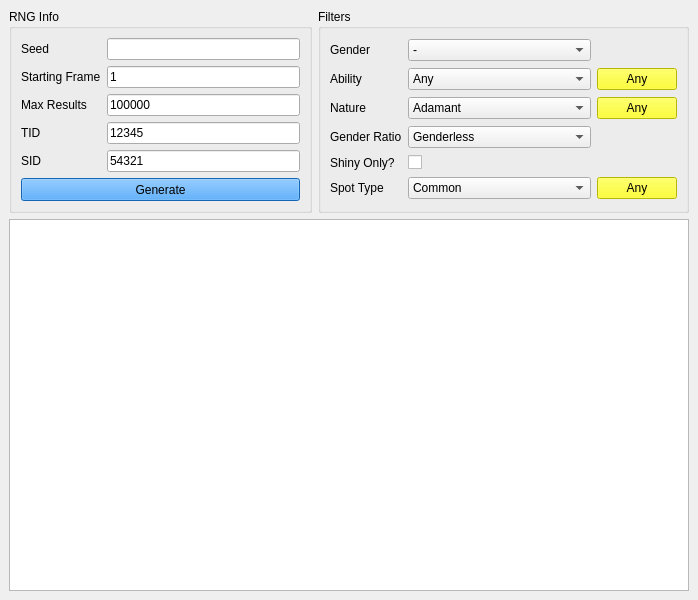
<?xml version="1.0" encoding="UTF-8"?>
<ui version="4.0">
 <class>PokeSpot</class>
 <widget class="QMainWindow" name="PokeSpot">
  <property name="geometry">
   <rect>
    <x>0</x>
    <y>0</y>
    <width>698</width>
    <height>600</height>
   </rect>
  </property>
  <property name="minimumSize">
   <size>
    <width>698</width>
    <height>600</height>
   </size>
  </property>
  <property name="windowTitle">
   <string>PokeSpot</string>
  </property>
  <property name="styleSheet">
   <string notr="true">QCheckBox::indicator {
	border: 2px solid white;
	border-radius: 3px;
	height: 10px;
	width: 10px;
}

QCheckBox::indicator:unchecked {
	background-color: #274050;
}

QCheckBox::indicator:checked {
		background-color: white;
}

QTableView {
	border: 4px solid DodgerBlue;
}

QHeaderView::section {
	border: none;
	background-color: #274050;
	padding-top: 3px;
	padding-bottom: 3px;
	color: white;
}

QLineEdit {
	qproperty-alignment: AlignCenter;
	background-color: #1D303C;
	border:none;
	border-radius: 6px;
	color: white;
}

QGroupBox {
	background-color: #274050;
	border-radius: 10px;
	margin-top: 7px;
	font-family: &quot;Myriad Pro&quot;, Montserrat;
	font-weight: 500;
}

.QGroupBox * {
		font-family: &quot;Myriad Pro&quot;, Montserrat;
		font-weight: 500;
}

QComboBox {
	background-color: #1D303C;
	border: none;
	border-radius: 6px;
	color: white;
	padding-left: 13px;
	combobox-popup: 0;
}

QComboBox QListView{
	color: white;
    background-color: #1D303C;
    border:1px solid black;
}

QComboBox::item:alternate {
    background: #1D303C;
}

QComboBox::item:selected {
    border: 1px solid transparent;
    background: #003941;
}

QComboBox::indicator{
    background-color:transparent;
    selection-background-color:transparent;
    color:transparent;
    selection-color:transparent;
}

QComboBox::editable {
	background-color: #1D303C;
	border: none;
	border-radius: 6px;
	color: white;
}

QComboBox::down-arrow {
	image: url(noimg);
	border-width: 0px;
}

QComboBox::drop-down {
	background: transparent;
	width: 0px;
}

QLabel {
	color: white;
}

QGroupBox::title {
	subcontrol-origin: margin;
	left: 20px;
	padding: 3px 5px 3px 5px;
	background-color: #969F91;
	border-radius: 5px;
}

QPushButton {
	border: none;
	border-radius: 6px;
	color: white;
}s</string>
  </property>
  <widget class="QWidget" name="centralwidget">
   <layout class="QGridLayout" name="gridLayout_3">
    <item row="0" column="0">
     <widget class="QGroupBox" name="groupBox">
      <property name="minimumSize">
       <size>
        <width>0</width>
        <height>180</height>
       </size>
      </property>
      <property name="title">
       <string>RNG Info</string>
      </property>
      <layout class="QGridLayout" name="gridLayout">
       <item row="0" column="0">
        <widget class="QLabel" name="label_2">
         <property name="text">
          <string>Seed</string>
         </property>
        </widget>
       </item>
       <item row="0" column="1">
        <widget class="QTextBox" name="textBoxSeed">
         <property name="maxLength">
          <number>8</number>
         </property>
        </widget>
       </item>
       <item row="1" column="0">
        <widget class="QLabel" name="label_3">
         <property name="text">
          <string>Starting Frame</string>
         </property>
        </widget>
       </item>
       <item row="1" column="1">
        <widget class="QTextBox" name="textBoxStartingFrame">
         <property name="text">
          <string notr="true">1</string>
         </property>
         <property name="maxLength">
          <number>10</number>
         </property>
        </widget>
       </item>
       <item row="2" column="0">
        <widget class="QLabel" name="label_4">
         <property name="text">
          <string>Max Results</string>
         </property>
        </widget>
       </item>
       <item row="2" column="1">
        <widget class="QTextBox" name="textBoxMaxResults">
         <property name="text">
          <string notr="true">100000</string>
         </property>
         <property name="maxLength">
          <number>10</number>
         </property>
        </widget>
       </item>
       <item row="3" column="0">
        <widget class="QLabel" name="label_8">
         <property name="text">
          <string>TID</string>
         </property>
        </widget>
       </item>
       <item row="3" column="1">
        <widget class="QTextBox" name="textBoxTID">
         <property name="text">
          <string notr="true">12345</string>
         </property>
         <property name="maxLength">
          <number>5</number>
         </property>
        </widget>
       </item>
       <item row="4" column="0">
        <widget class="QLabel" name="label_9">
         <property name="text">
          <string>SID</string>
         </property>
        </widget>
       </item>
       <item row="4" column="1">
        <widget class="QTextBox" name="textBoxSID">
         <property name="text">
          <string notr="true">54321</string>
         </property>
         <property name="maxLength">
          <number>5</number>
         </property>
        </widget>
       </item>
       <item row="5" column="0" colspan="2">
        <widget class="QPushButton" name="pushButtonGenerate">
         <property name="minimumSize">
          <size>
           <width>0</width>
           <height>23</height>
          </size>
         </property>
         <property name="styleSheet">
          <string notr="true">QPushButton {
	background-color: DodgerBlue;
}</string>
         </property>
         <property name="text">
          <string>Generate</string>
         </property>
        </widget>
       </item>
      </layout>
     </widget>
    </item>
    <item row="0" column="1">
     <widget class="QGroupBox" name="groupBox_2">
      <property name="minimumSize">
       <size>
        <width>350</width>
        <height>0</height>
       </size>
      </property>
      <property name="title">
       <string>Filters</string>
      </property>
      <layout class="QGridLayout" name="gridLayout_2">
       <item row="0" column="0">
        <widget class="QLabel" name="label_5">
         <property name="text">
          <string>Gender</string>
         </property>
        </widget>
       </item>
       <item row="0" column="1">
        <widget class="QComboBox" name="comboBoxGender">
         <item>
          <property name="text">
           <string notr="true">-</string>
          </property>
         </item>
         <item>
          <property name="text">
           <string notr="true">♂</string>
          </property>
         </item>
         <item>
          <property name="text">
           <string notr="true">♀</string>
          </property>
         </item>
        </widget>
       </item>
       <item row="1" column="0">
        <widget class="QLabel" name="label_6">
         <property name="text">
          <string>Ability</string>
         </property>
        </widget>
       </item>
       <item row="1" column="1">
        <widget class="QComboBox" name="comboBoxAbility">
         <item>
          <property name="text">
           <string>Any</string>
          </property>
         </item>
         <item>
          <property name="text">
           <string notr="true">0</string>
          </property>
         </item>
         <item>
          <property name="text">
           <string notr="true">1</string>
          </property>
         </item>
        </widget>
       </item>
       <item row="1" column="2">
        <widget class="QPushButton" name="pushButtonAnyAbility">
         <property name="styleSheet">
          <string notr="true">QPushButton {
	background-color: yellow;
	color: black;
}</string>
         </property>
         <property name="text">
          <string>Any</string>
         </property>
        </widget>
       </item>
       <item row="2" column="0">
        <widget class="QLabel" name="label_7">
         <property name="text">
          <string>Nature</string>
         </property>
        </widget>
       </item>
       <item row="2" column="1">
        <widget class="QCheckList" name="comboBoxNature">
         <item>
          <property name="text">
           <string>Adamant</string>
          </property>
         </item>
         <item>
          <property name="text">
           <string>Bold</string>
          </property>
         </item>
         <item>
          <property name="text">
           <string>Brave</string>
          </property>
         </item>
         <item>
          <property name="text">
           <string>Calm</string>
          </property>
         </item>
         <item>
          <property name="text">
           <string>Careful</string>
          </property>
         </item>
         <item>
          <property name="text">
           <string>Hasty</string>
          </property>
         </item>
         <item>
          <property name="text">
           <string>Impish</string>
          </property>
         </item>
         <item>
          <property name="text">
           <string>Jolly</string>
          </property>
         </item>
         <item>
          <property name="text">
           <string>Lonely</string>
          </property>
         </item>
         <item>
          <property name="text">
           <string>Mild</string>
          </property>
         </item>
         <item>
          <property name="text">
           <string>Modest</string>
          </property>
         </item>
         <item>
          <property name="text">
           <string>Naive</string>
          </property>
         </item>
         <item>
          <property name="text">
           <string>Naughty</string>
          </property>
         </item>
         <item>
          <property name="text">
           <string>Quiet</string>
          </property>
         </item>
         <item>
          <property name="text">
           <string>Rash</string>
          </property>
         </item>
         <item>
          <property name="text">
           <string>Relaxed</string>
          </property>
         </item>
         <item>
          <property name="text">
           <string>Sassy</string>
          </property>
         </item>
         <item>
          <property name="text">
           <string>Timid</string>
          </property>
         </item>
         <item>
          <property name="text">
           <string>Gentle</string>
          </property>
         </item>
         <item>
          <property name="text">
           <string>Lax</string>
          </property>
         </item>
         <item>
          <property name="text">
           <string>Bashful</string>
          </property>
         </item>
         <item>
          <property name="text">
           <string>Docile</string>
          </property>
         </item>
         <item>
          <property name="text">
           <string>Hardy</string>
          </property>
         </item>
         <item>
          <property name="text">
           <string>Quirky</string>
          </property>
         </item>
         <item>
          <property name="text">
           <string>Serious</string>
          </property>
         </item>
        </widget>
       </item>
       <item row="2" column="2">
        <widget class="QPushButton" name="pushButtonAnyNature">
         <property name="styleSheet">
          <string notr="true">QPushButton {
	background-color: yellow;
	color: black;
}</string>
         </property>
         <property name="text">
          <string>Any</string>
         </property>
        </widget>
       </item>
       <item row="3" column="0">
        <widget class="QLabel" name="label_11">
         <property name="text">
          <string>Gender Ratio</string>
         </property>
        </widget>
       </item>
       <item row="3" column="1">
        <widget class="QComboBox" name="comboBoxGenderRatio">
         <item>
          <property name="text">
           <string>Genderless</string>
          </property>
         </item>
         <item>
          <property name="text">
           <string>50% Male / 50% Female</string>
          </property>
         </item>
         <item>
          <property name="text">
           <string>25% Male / 75% Female</string>
          </property>
         </item>
         <item>
          <property name="text">
           <string>75% Male / 25% Female</string>
          </property>
         </item>
         <item>
          <property name="text">
           <string>87.5% Male / 12.5% Female</string>
          </property>
         </item>
         <item>
          <property name="text">
           <string>100% Male</string>
          </property>
         </item>
         <item>
          <property name="text">
           <string>100% Female</string>
          </property>
         </item>
        </widget>
       </item>
       <item row="4" column="0">
        <widget class="QLabel" name="label_10">
         <property name="text">
          <string>Shiny Only?</string>
         </property>
        </widget>
       </item>
       <item row="4" column="1">
        <widget class="QCheckBox" name="checkBoxShinyOnly">
         <property name="text">
          <string/>
         </property>
        </widget>
       </item>
       <item row="5" column="0">
        <widget class="QLabel" name="label">
         <property name="text">
          <string>Spot Type</string>
         </property>
        </widget>
       </item>
       <item row="5" column="1">
        <widget class="QCheckList" name="comboBoxSpotType">
         <item>
          <property name="text">
           <string>Common</string>
          </property>
         </item>
         <item>
          <property name="text">
           <string>Uncommon</string>
          </property>
         </item>
         <item>
          <property name="text">
           <string>Rare</string>
          </property>
         </item>
        </widget>
       </item>
       <item row="5" column="2">
        <widget class="QPushButton" name="pushButtonAnySpotType">
         <property name="styleSheet">
          <string notr="true">QPushButton {
	background-color: yellow;
	color: black;
}</string>
         </property>
         <property name="text">
          <string>Any</string>
         </property>
        </widget>
       </item>
      </layout>
     </widget>
    </item>
    <item row="1" column="0" colspan="2">
     <widget class="TableView" name="tableView">
      <attribute name="verticalHeaderVisible">
       <bool>false</bool>
      </attribute>
     </widget>
    </item>
   </layout>
  </widget>
  <widget class="QMenuBar" name="menubar">
   <property name="geometry">
    <rect>
     <x>0</x>
     <y>0</y>
     <width>698</width>
     <height>21</height>
    </rect>
   </property>
  </widget>
 </widget>
 <customwidgets>
  <customwidget>
   <class>QTextBox</class>
   <extends>QLineEdit</extends>
   <header>Forms/Controls/QTextBox.hpp</header>
  </customwidget>
  <customwidget>
   <class>QCheckList</class>
   <extends>QComboBox</extends>
   <header>Forms/Controls/QCheckList.hpp</header>
  </customwidget>
  <customwidget>
   <class>TableView</class>
   <extends>QTableView</extends>
   <header>Forms/Controls/TableView.hpp</header>
  </customwidget>
 </customwidgets>
 <resources/>
 <connections/>
</ui>
